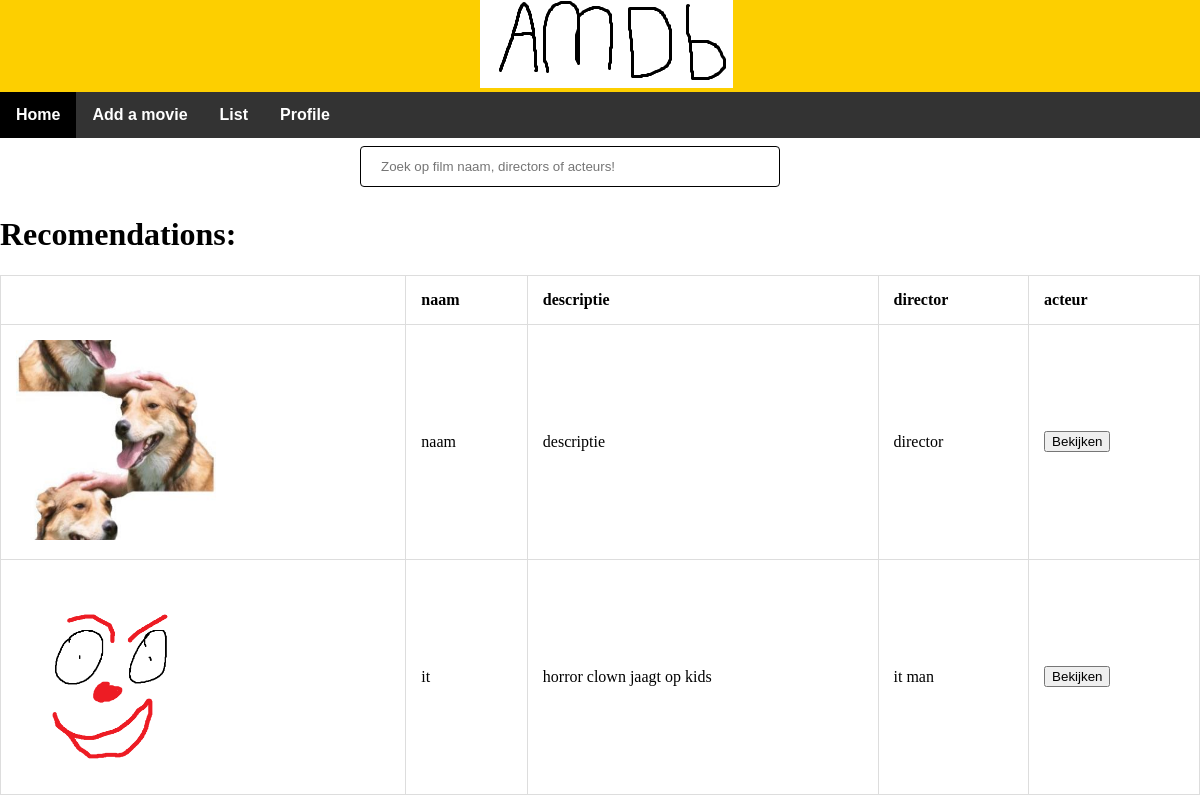
Page /php/home.php (signed in) on the committed database.
### tables this page shows
CREATE TABLE `films` (
  `film_id` int(11) NOT NULL,
  `naam` varchar(30) NOT NULL,
  `image` varchar(250) NOT NULL,
  `descriptie` varchar(255) NOT NULL,
  `director` varchar(20) NOT NULL,
  `acteur` varchar(40) NOT NULL,
  `vurl` varchar(50) NOT NULL,
  `soort` varchar(20) NOT NULL
);

### php/home.php (the view, shortened to what this page needs)
<?php
require('conn.php');
if($_SESSION['userid'] != null){
    $id = $_SESSION['userid'];
?>
<!doctype html>
<div class="header">
    <head>
        <link rel="stylesheet" type="text/css" href="../css/style.css">
    </head>
<body>
<div class="logo" >
    <img src="../img/logo.png" alt="logo">
</div>
</div>
<ul>
  <li><a class="active" href="home.php">Home</a></li>
  <li><a href="../php/pages/add.php">Add a movie</a></li>
  <li><a href="list.php">List</a></li>
  <li><a href="profile.php">Profile</a></li>
</ul>
<div class="form1">
<form action="./pages/search.php" method="GET">
    <input type="text" placeholder="Zoek op film naam, directors of acteurs!" name="search" />
</form>
</div>
<h1> Recomendations: </h1>
<table id="huis">
			<tr><th></th><th>naam</th><th>descriptie</th><th>director</th><th>acteur</th></tr>
			<?php
	$sql="SELECT f1.film_id, image, naam, descriptie, director
    FROM films f1
    LEFT JOIN user_films f2 ON f1.film_id = f2.film_id AND f2.userid =".$id."
    WHERE f2.film_id IS NULL ";
	$result_set=mysqli_query($conn, $sql);
	while($row=mysqli_fetch_row($result_set))
	{
		echo '<tr>';
        echo '<td><img src="./pages/afb/'. $row[1] . '"width="200px" height="200px"></a></td>';
        echo '<td>'. $row[2] . '</td>';
		echo '<td>'. $row[3] . '</td>';
        echo '<td>'. $row[4] . '</td>';
        echo '<td><a href="./pages/film.php?id='.$row[0].'"><button>Bekijken</button></a></td>';
        echo '</tr>';
	}
		?>
		</table>
</body>
</html>
<?php
}else{
    header("location:login.php");
exit;
}
?>

### css/style.css (style rules this page uses)
body { color: black; margin: 0 !important; padding: 0 !important; }
.logo { padding-left: 40%; }
.header { margin-top: 0%; padding-top: 0%; background-color: rgb(253, 207, 0); }
input[type=text], select { width: 50%; padding: 12px 20px; margin: 8px 0; display: inline-block; border: 1px solid rgb(0, 0, 0); border-radius: 4px; box-sizing: border-box; }
ul { list-style-type: none; margin: 0; padding: 0; overflow: hidden; background-color: #333; font-family: Arial, Helvetica, sans-serif; font-weight: bold; }
li { float: left; }
li a { display: block; color: white; text-align: center; padding: 14px 16px; text-decoration: none; }
.active { background-color: rgb(0, 0, 0); }
.form1 { padding-left: 30%; padding-top: 0%; }
table, td, th { border: 1px solid #ddd; text-align: left; }
table { border-collapse: collapse; width: 100%; }
th, td { padding: 15px; }

### rows in the picture
films: image (picture), naam "naam", descriptie "descriptie", director "director"
films: image (picture), naam "it", descriptie "horror clown jaagt op kids", director "it man"
